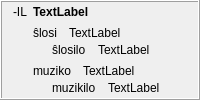
            <widget class="QFrame" name="frame_23">
             <property name="frameShape">
              <enum>QFrame::Box</enum>
             </property>
             <property name="frameShadow">
              <enum>QFrame::Raised</enum>
             </property>
             <layout class="QHBoxLayout" name="horizontalLayout_46">
              <property name="topMargin">
               <number>3</number>
              </property>
              <property name="bottomMargin">
               <number>3</number>
              </property>
              <item>
               <widget class="QLabel" name="label_303">
                <property name="text">
                 <string>-IL</string>
                </property>
                <property name="alignment">
                 <set>Qt::AlignHCenter|Qt::AlignTop</set>
                </property>
                <property name="tipo" stdset="0">
                 <string>afikso</string>
                </property>
               </widget>
              </item>
              <item>
               <layout class="QVBoxLayout" name="verticalLayout_361">
                <item>
                 <widget class="QLabel" name="Lec09_Label676">
                  <property name="sizePolicy">
                   <sizepolicy hsizetype="Preferred" vsizetype="Maximum">
                    <horstretch>0</horstretch>
                    <verstretch>0</verstretch>
                   </sizepolicy>
                  </property>
                  <property name="styleSheet">
                   <string notr="true">font-weight: bold;</string>
                  </property>
                  <property name="text">
                   <string>TextLabel</string>
                  </property>
                  <property name="wordWrap">
                   <bool>true</bool>
                  </property>
                 </widget>
                </item>
                <item>
                 <layout class="QVBoxLayout" name="verticalLayout_39">
                  <item>
                   <layout class="QVBoxLayout" name="verticalLayout_362">
                    <property name="spacing">
                     <number>3</number>
                    </property>
                    <item>
                     <layout class="QHBoxLayout" name="horizontalLayout_595">
                      <property name="spacing">
                       <number>12</number>
                      </property>
                      <item>
                       <widget class="neklakebla_nova" name="Lec09_Button645">
                        <property name="text">
                         <string>ŝlosi</string>
                        </property>
                        <property name="wordWrap">
                         <bool>true</bool>
                        </property>
                       </widget>
                      </item>
                      <item>
                       <widget class="QLabel" name="Lec09_Label677">
                        <property name="sizePolicy">
                         <sizepolicy hsizetype="Expanding" vsizetype="Preferred">
                          <horstretch>0</horstretch>
                          <verstretch>0</verstretch>
                         </sizepolicy>
                        </property>
                        <property name="text">
                         <string>TextLabel</string>
                        </property>
                        <property name="wordWrap">
                         <bool>true</bool>
                        </property>
                       </widget>
                      </item>
                     </layout>
                    </item>
                    <item>
                     <layout class="QHBoxLayout" name="horizontalLayout_596">
                      <property name="spacing">
                       <number>12</number>
                      </property>
                      <item>
                       <widget class="label_sago_reversa" name="label_383">
                        <property name="sizePolicy">
                         <sizepolicy hsizetype="Maximum" vsizetype="Preferred">
                          <horstretch>0</horstretch>
                          <verstretch>0</verstretch>
                         </sizepolicy>
                        </property>
                        <property name="text">
                         <string/>
                        </property>
                        <property name="pixmap">
                         <pixmap resource="ikonoj.qrc">:/ikonoj/sago_revena.png</pixmap>
                        </property>
                       </widget>
                      </item>
                      <item>
                       <widget class="neklakebla_nova" name="Lec09_Button646">
                        <property name="text">
                         <string>ŝlosilo</string>
                        </property>
                        <property name="wordWrap">
                         <bool>true</bool>
                        </property>
                       </widget>
                      </item>
                      <item>
                       <widget class="QLabel" name="Lec09_Label678">
                        <property name="sizePolicy">
                         <sizepolicy hsizetype="Expanding" vsizetype="Preferred">
                          <horstretch>0</horstretch>
                          <verstretch>0</verstretch>
                         </sizepolicy>
                        </property>
                        <property name="text">
                         <string>TextLabel</string>
                        </property>
                        <property name="wordWrap">
                         <bool>true</bool>
                        </property>
                       </widget>
                      </item>
                     </layout>
                    </item>
                   </layout>
                  </item>
                  <item>
                   <layout class="QVBoxLayout" name="verticalLayout_363">
                    <property name="spacing">
                     <number>3</number>
                    </property>
                    <item>
                     <layout class="QHBoxLayout" name="horizontalLayout_597">
                      <property name="spacing">
                       <number>12</number>
                      </property>
                      <item>
                       <widget class="neklakebla_nova" name="Lec09_Button42">
                        <property name="text">
                         <string>muziko</string>
                        </property>
                        <property name="wordWrap">
                         <bool>true</bool>
                        </property>
                       </widget>
                      </item>
                      <item>
                       <widget class="QLabel" name="Lec09_Label43">
                        <property name="sizePolicy">
                         <sizepolicy hsizetype="Expanding" vsizetype="Preferred">
                          <horstretch>0</horstretch>
                          <verstretch>0</verstretch>
                         </sizepolicy>
                        </property>
                        <property name="text">
                         <string>TextLabel</string>
                        </property>
                        <property name="wordWrap">
                         <bool>true</bool>
                        </property>
                       </widget>
                      </item>
                     </layout>
                    </item>
                    <item>
                     <layout class="QHBoxLayout" name="horizontalLayout_598">
                      <property name="spacing">
                       <number>12</number>
                      </property>
                      <item>
                       <widget class="label_sago_reversa" name="label_384">
                        <property name="sizePolicy">
                         <sizepolicy hsizetype="Maximum" vsizetype="Preferred">
                          <horstretch>0</horstretch>
                          <verstretch>0</verstretch>
                         </sizepolicy>
                        </property>
                        <property name="text">
                         <string/>
                        </property>
                        <property name="pixmap">
                         <pixmap resource="ikonoj.qrc">:/ikonoj/sago_revena.png</pixmap>
                        </property>
                       </widget>
                      </item>
                      <item>
                       <widget class="neklakebla_nova" name="Lec09_Button43">
                        <property name="text">
                         <string>muzikilo</string>
                        </property>
                        <property name="wordWrap">
                         <bool>true</bool>
                        </property>
                       </widget>
                      </item>
                      <item>
                       <widget class="QLabel" name="Lec09_Label44">
                        <property name="sizePolicy">
                         <sizepolicy hsizetype="Expanding" vsizetype="Preferred">
                          <horstretch>0</horstretch>
                          <verstretch>0</verstretch>
                         </sizepolicy>
                        </property>
                        <property name="text">
                         <string>TextLabel</string>
                        </property>
                        <property name="wordWrap">
                         <bool>true</bool>
                        </property>
                       </widget>
                      </item>
                     </layout>
                    </item>
                   </layout>
                  </item>
                 </layout>
                </item>
               </layout>
              </item>
             </layout>
            </widget>
